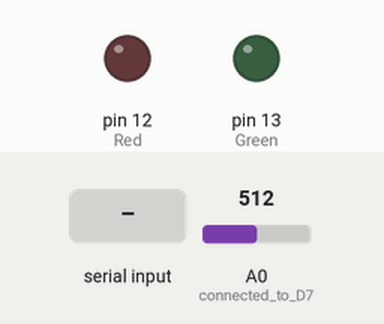
Simulated run of this sketch. Board: Arduino Uno, built with avr-gcc and run on an emulated ATmega328P. Parts: output pins drawn as LEDs (lit = HIGH). The test bench sets the inputs (shaded band); at power-on: A0 (connected_to_D7) = 512. What the sketch prints to the serial monitor is not drawn.

Above: at 1.2 s.
1.3 s: byte 30 received over Serial
At 2.7 s:
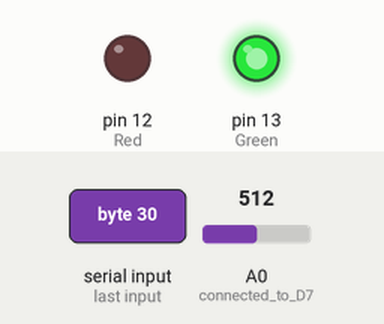
Timing chart, 0 to 4.3 s (numbered marks = the images above; inputs shaded):
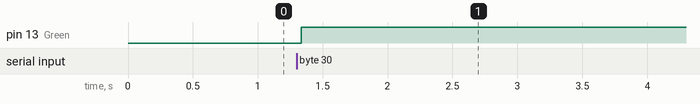

Measured:
- after the input at 1.3 s, pin 13 (Green): LOW → HIGH at once

The sketch:

Analog1.ino
```cpp
int b;

void setup() {
  Serial.begin(1200);
  //pinMode(A0,INPUT); //connected to D7
  pinMode(12,OUTPUT); //Red
  pinMode(13,OUTPUT); //Green
}
int sig;
void loop() {
  sig=analogRead(A0);
  Serial.println(sig);
  if (Serial.available() > 0)
  {
    b = Serial.read();
    if(b){
      digitalWrite(12, LOW);
      digitalWrite(13, HIGH);

    }
    else{
      digitalWrite(13, LOW);
      digitalWrite(12,HIGH);
      }
  }

  }
```
